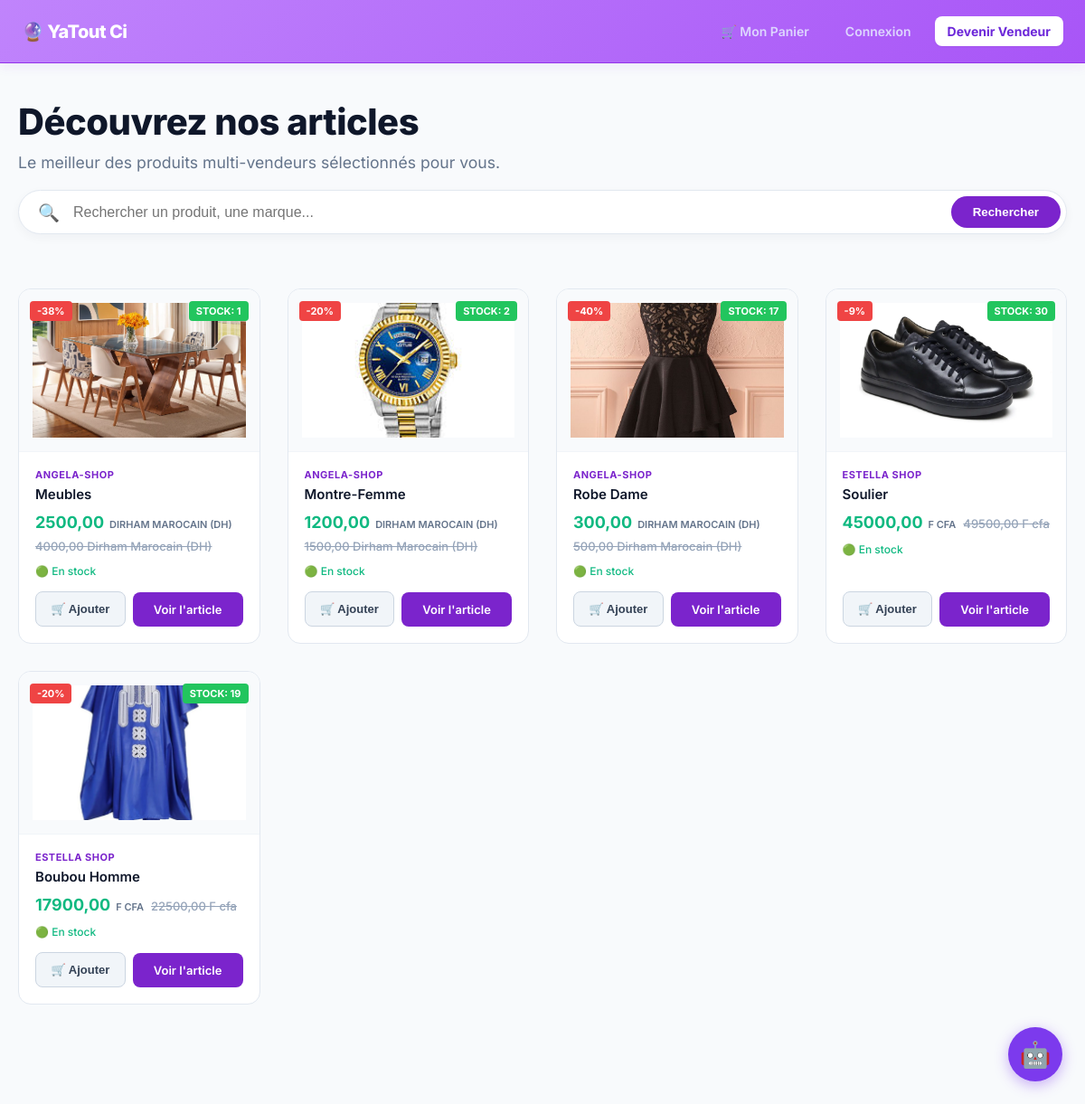
The page /boutique/ on the database as committed earlier.
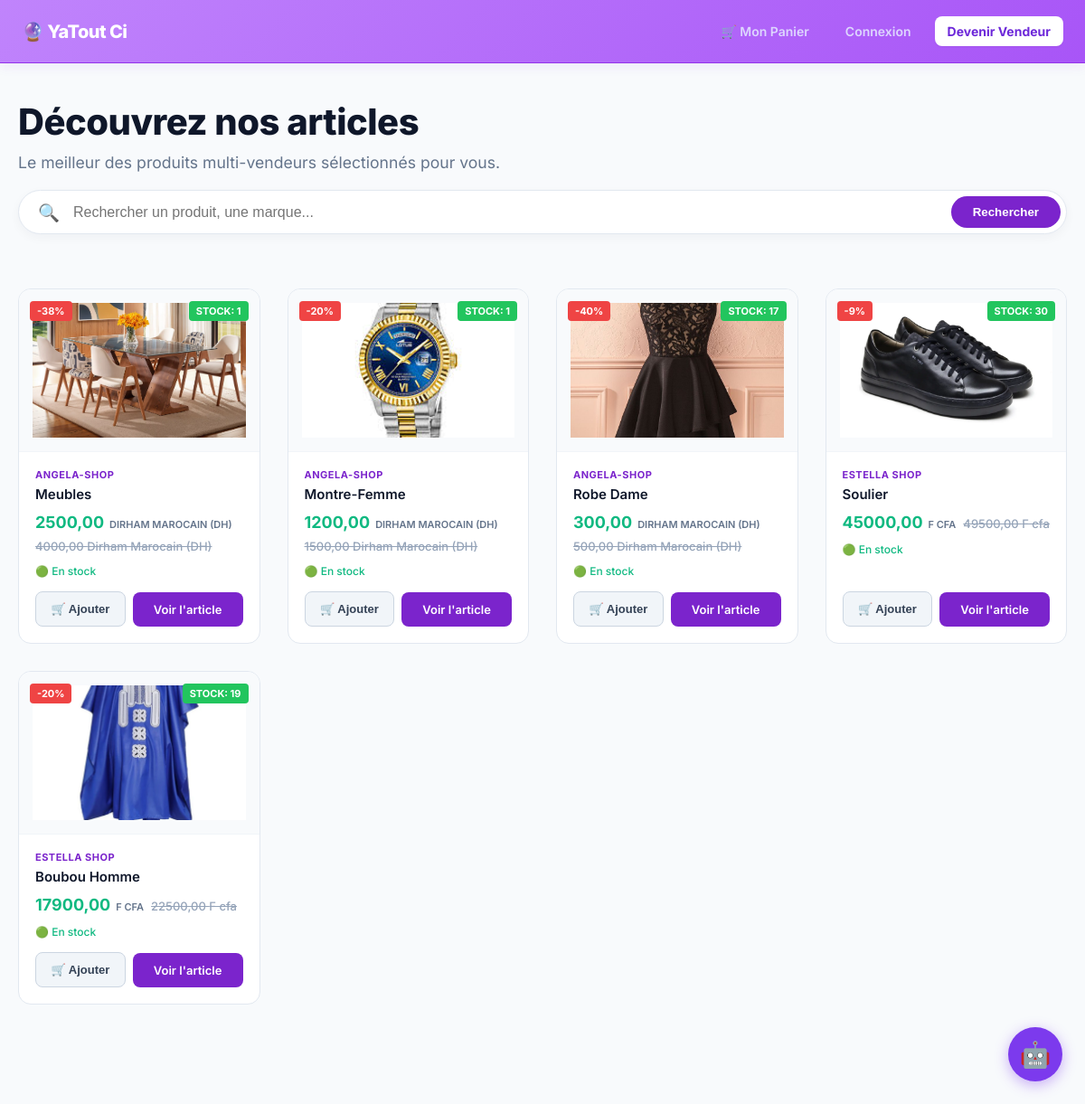
The same page on the database as committed later.
### shop/models.py (models this page shows, shortened)
class Produit(models.Model):
    vendeur = models.ForeignKey(Vendeur, on_delete=models.CASCADE, related_name='produits')
    nom = models.CharField(max_length=255)
    description = models.TextField()
    prix = models.DecimalField(max_digits=10, decimal_places=2)
    ancien_prix = models.DecimalField(max_digits=10, decimal_places=2, blank=True, null=True)
    image = models.ImageField(upload_to='produits/', blank=True, null=True)
    stock = models.PositiveIntegerField(default=10)
    date_ajout = models.DateTimeField(auto_now_add=True)
    @property
    def reduction_pourcentage(self):
        if self.ancien_prix and self.ancien_prix > self.prix:
            rabais = ((self.ancien_prix - self.prix) / self.ancien_prix) * 100
            return int(round(rabais))
        return 0

class Vendeur(models.Model):
    CHOIX_DEVISES = [
        ('EUR', 'Euro (€)'),
        ('USD', 'Dollar US ($)'),
        ('MAD', 'Dirham Marocain (DH)'),
        ('XOF', 'F cfa '),
        ('CAD', 'Dollar Canadien ($CA)'),
    ]
    user = models.OneToOneField(User, on_delete=models.CASCADE)
    nom_boutique = models.CharField(max_length=255)
    description = models.TextField(blank=True)
    devise = models.CharField(max_length=3, choices=CHOIX_DEVISES, default='EUR')
    date_creation = models.DateTimeField(auto_now_add=True)

### shop/views.py (the view)
# urls.py: path('boutique/', views.accueil, name='accueil'),
def accueil(request):
    recherche = request.GET.get('q', '')
    if recherche:
        produits = Produit.objects.filter(
            Q(nom__icontains=recherche) | Q(description__icontains=recherche)
        ).order_by('-date_ajout')
    else:
        produits = Produit.objects.all().order_by('-date_ajout')
    context = {
        'produits': produits,
        'recherche': recherche,
    }
    return render(request, 'shop/accueil.html', context)

### shop/templates/shop/accueil.html (shortened to what this page needs)
{% extends 'shop/base.html' %}
{% load static %}
{% block content %}
<div class="yt-main-shop-wrapper">
    <div class="container text-center" style="margin-top: 40px; margin-bottom: 20px;">
        <h1 style="font-size: 2.5rem; font-weight: 800; color: #0f172a; margin-bottom: 10px; letter-spacing: -0.5px;">Découvrez nos articles</h1>
        <p style="color: #64748b; font-size: 1.1rem;">Le meilleur des produits multi-vendeurs sélectionnés pour vous.</p>
    </div>
    <div class="container" style="max-width: 600px; margin-bottom: 40px;">
        <form method="GET" action="." style="display: flex; gap: 10px; align-items: center; background: #ffffff; padding: 6px; border-radius: 30px; box-shadow: 0 4px 12px rgba(15, 23, 42, 0.04); border: 1px solid #e2e8f0;">
            <span style="margin-left: 15px; font-size: 1.2rem; color: #94a3b8;">🔍</span>
            <input
                type="search"
                name="q"
                value="{{ query|default:'' }}"
                placeholder="Rechercher un produit, une marque..."
                style="flex: 1; border: none; outline: none; font-size: 1rem; color: #334155; background: transparent; padding: 8px 5px;"
                aria-label="Rechercher un article"
            >
            <button type="submit" style="background-color: #7b24cc; color: #ffffff; border: none; padding: 10px 24px; font-weight: 600; border-radius: 20px; cursor: pointer;">
                Rechercher
            </button>
        </form>
    </div>
    <div class="container">
        <div class="yt-products-grid">
            {% for produit in produits %}
                <div class="yt-product-card">
                    <div style="position: absolute; top: 12px; left: 12px; width: calc(100% - 24px); display: flex; justify-content: space-between; align-items: center; z-index: 5;">
                        <div>
                            {% if produit.reduction_pourcentage > 0 %}
                                <span style="background-color: #ef4444; color: white; padding: 4px 8px; font-weight: bold; border-radius: 4px; font-size: 11px;">-{{ produit.reduction_pourcentage }}%</span>
                            {% else %}
                                <span></span>
                            {% endif %}
                        </div>
                        <div>
                            {% if produit.stock > 0 %}
                                <span style="background-color: #22c55e; color: white; padding: 4px 8px; font-weight: bold; border-radius: 4px; font-size: 11px; text-transform: uppercase; line-height: 1;">
                                    Stock: {{ produit.stock }}
                                </span>
                            {% endif %}
                        </div>
                    </div>
                    <div class="yt-card-img-wrapper" style="height: 180px; background-color: #f8fafc; display: flex; align-items: center; justify-content: center; overflow: hidden; border-bottom: 1px solid #f1f5f9;">
                        {% if produit.image %}
                            <img src="{{ produit.image.url }}" alt="{{ produit.nom }}" style="width: 100%; height: 100%; object-fit: cover;">
                        {% else %}
                            <img src="https://placeholder.com" alt="Image indisponible" style="width: 100%; height: 100%; object-fit: cover;">
                        {% endif %}
                    </div>
                    <div class="yt-card-body">
                        <span class="yt-card-vendor">{{ produit.vendeur.nom_boutique|default:"Boutique YaTout" }}</span>
                        <h2 class="yt-card-title">{{ produit.nom }}</h2>
                        <div class="yt-card-price-box">
                            <span class="yt-card-price">
                                {{ produit.prix }}
                                <span class="yt-card-price-currency">{{ produit.vendeur.get_devise_display }}</span>
                            </span>
                            {% if produit.ancien_prix %}
                                <span class="yt-card-old-price">
                                    {{ produit.ancien_prix }} {{ produit.vendeur.get_devise_display }}
                                </span>
                            {% endif %}
                        </div>
                        <div style="margin-bottom: 15px; font-size: 12px;">
                            {% if produit.stock > 0 %}
                                <span style="color: #10b981; font-weight: 500;">🟢 En stock</span>
                            {% else %}
                                <span style="color: #ef4444; font-weight: 500;">🔴 Rupture de stock</span>
                            {% endif %}
                        </div>
                        <div class="yt-card-actions-row">
                            <form action="{% url 'panier_ajouter' produit.id %}" method="POST" class="yt-card-form-left">
                                <button type="submit" class="yt-card-btn-cart" {% if produit.stock == 0 %}disabled{% endif %}>
                                    🛒 Ajouter
                                </button>
                            </form>
                            <a href="{% url 'detail_produit' produit.pk %}" class="yt-card-btn-view">
                                Voir l'article
                            </a>
                        </div>
                    </div>
                </div>
            {% endfor %}
        </div>
    </div>
</div>
{% endblock %}

### shop/templates/shop/base.html (shortened to what this page needs)
{% load static %}
<!DOCTYPE html>
<html lang="fr">
<head>
    <link rel="stylesheet" href="{% static 'shop/js/css/style.css' %}">
{% if "impression" in request.path or prestation %}
    <nav class="navbar navbar-impression">
        <div class="container">
            <a href="{% url 'page_prestations' %}" class="nav-logo">🖨️ YaTout Impression</a>
            <button class="burger-menu" onclick="this.nextElementSibling.classList.toggle('active');">
                <span></span>
                <span></span>
                <span></span>
            </button>
            <div class="nav-actions">
                <a href="{% url 'page_prestations' %}" class="btn-nav">Nos Prestations</a>
                <a href="{% url 'page_conseiller' %}" class="btn-nav btn-conseiller-green">
                    💬 Parler à un conseiller
                </a>
                {% if user.is_authenticated and user.is_staff %}
                    <a href="{% url 'espace_devis_dashboard' %}" class="btn-nav" style="border: 1px dashed #7c3aed;">
                        📊 Administration Devis
                    </a>
                {% endif %}
                <div class="supports-mobile-only">
                    <span class="menu-section-title">📁 Nos supports :</span>
                    {% if prestations %}
                        {% for p in prestations %}
                            <a href="{% url 'detail_prestation' prestation_id=p.id %}" class="btn-support-item">
                                📁 {% firstof p.titre p.nom p.libelle p.name "Support d'impression" %}
                            </a>
                        {% endfor %}
                    {% elif listes_prestations %}
                        {% for p in listes_prestations %}
                            <a href="{% url 'detail_prestation' prestation_id=p.id %}" class="btn-support-item">
                                📁 {% firstof p.titre p.nom p.libelle p.name "Support d'impression" %}
                            </a>
                        {% endfor %}
                    {% else %}
                        <a href="{% url 'page_prestations' %}" class="btn-support-item" style="color: #38bdf8 !important;">
                            ✨ Voir tous nos supports d'impression
                        </a>
                    {% endif %}
                </div>
            </div>
        </div>
    </nav>
{% elif request.path != "/" %}
    <nav class="navbar">
        <div class="container">
            <a href="/" class="nav-logo">🔮 YaTout Ci</a>
            <div class="nav-actions">
                <a href="{% url 'panier_detail' %}" class="link-nav">🛒 Mon Panier</a>
                {% if user.is_authenticated %}
                    <span class="nav-welcome">Bonjour, <strong>{{ user.username }}</strong></span>
                    {% if user.username == vendeur_vitrine.user.username or not vendeur_vitrine %}
                        <a href="{% url 'boutique_vendeur' username=user.username %}" class="btn-nav" style="background: #0284c7 !important; border: none; color: white !important;">
                            👁️ Ma Vitrine
                        </a>
                        <button onclick="copierLienBoutiqueMagique('{{ request.scheme }}://{{ request.get_host }}{% url 'boutique_vendeur' username=user.username %}', this)"
                                style="background: #10b981; color: white; border: none; padding: 10px 14px; font-weight: 700; border-radius: 20px; cursor: pointer; font-size: 0.85rem; display: inline-flex; align-items: center; gap: 5px; transition: background 0.2s;">
                            🔗 Copier mon lien
                        </button>
                        <a href="{% url 'dashboard_vendeur' %}" class="btn-nav btn-nav-purple">Tableau de bord</a>
                        <a href="{% url 'ajouter_produit' %}" class="btn-nav btn-nav-purple">＋ Ajouter produit</a>
                    {% endif %}
                    <form method="POST" action="{% url 'deconnexion_vendeur' %}" style="margin: 0; display: inline;">
                        {% csrf_token %}
                        <button type="submit" class="btn-logout-submit">
                            🚪 Déconnexion
                        </button>
                    </form>
                {% else %}
                    <a href="{% url 'connexion' %}" class="link-nav">Connexion</a>
                    <a href="{% url 'inscription_vendeur' %}" class="btn-nav btn-nav-white">Devenir Vendeur</a>
                {% endif %}
            </div>
        </div>
    </nav>
{% endif %}
    <div class="flex-grow">
        <div style="width: 100% !important; overflow-x: auto !important; display: block !important; clear: both !important; -webkit-overflow-scrolling: touch;">
        {% block content %}
        {% endblock %}
        </div>
        </div>
    <div id="btn-flottant-ia" onclick="basculerFenetreChat()" style="position: fixed; bottom: 25px; right: 25px; width: 60px; height: 60px; background: #7c3aed; color: white; border-radius: 50%; display: flex; align-items: center; justify-content: center; font-size: 28px; cursor: pointer; box-shadow: 0 4px 15px rgba(124,58,237,0.4); z-index: 999999; transition: transform 0.2s;">
        🤖
    </div>
</body>
</html>

### shop/templates/shop/accueil.html (style rules this page uses)
.yt-main-shop-wrapper { font-family: 'Inter', system-ui, -apple-system, sans-serif !important; color: #1e293b; width: 100% !important; box-sizing: border-box !important; }
.yt-products-grid { display: grid !important; grid-template-columns: repeat(auto-fill, minmax(260px, 1fr)) !important; gap: 30px !important; margin-bottom: 50px !important; width: 100% !important; }
.yt-product-card { background: #ffffff !important; border: 1px solid #e2e8f0 !important; border-radius: 14px !important; overflow: hidden !important; display: flex !important; flex-direction: column !important; justify-content: space-between !important; transition: transform 0.2s ease, box-shadow 0.2s ease !important; height: 100% !important; position: relative !important; box-sizing: border-box !important; }
.yt-card-body { padding: 18px !important; display: flex !important; flex-direction: column !important; flex-grow: 1 !important; }
.yt-card-vendor { font-size: 11px !important; text-transform: uppercase !important; font-weight: 700 !important; color: #7b24cc !important; letter-spacing: 0.5px !important; margin-bottom: 4px !important; display: block !important; }
.yt-card-title { font-size: 15px !important; font-weight: 600 !important; color: #0f172a !important; margin: 0 0 10px 0 !important; line-height: 1.4 !important; text-transform: capitalize !important; }
.yt-card-price-box { display: flex !important; align-items: baseline !important; gap: 8px !important; flex-wrap: wrap !important; margin-bottom: 12px !important; }
.yt-card-price { font-size: 18px !important; font-weight: 700 !important; color: #10b981 !important; display: inline-flex !important; align-items: baseline !important; gap: 4px !important; }
.yt-card-price-currency { font-size: 11px !important; font-weight: 600 !important; color: #64748b !important; text-transform: uppercase !important; }
.yt-card-old-price { font-size: 13px !important; color: #94a3b8 !important; text-decoration: line-through !important; font-weight: 500 !important; }
.yt-card-actions-row { margin-top: auto !important; display: flex !important; gap: 8px !important; width: 100% !important; }
.yt-card-form-left { flex: 1 !important; margin: 0 !important; }
.yt-card-btn-cart, .yt-card-btn-view { width: 100% !important; box-sizing: border-box !important; display: flex !important; align-items: center !important; justify-content: center !important; padding: 11px !important; font-size: 13px !important; font-weight: 600 !important; border-radius: 8px !important; cursor: pointer !important; text-decoration: none !important; transition: background 0.2s !important; }
.yt-card-btn-cart { background-color: #f1f5f9 !important; color: #334155 !important; border: 1px solid #cbd5e1 !important; }
.yt-card-btn-view { background-color: #7b24cc !important; color: white !important; border: none !important; }

Rows that differ between the two databases and show on the page:
changed Produit "Montre-Femme": stock "2" → "1"
